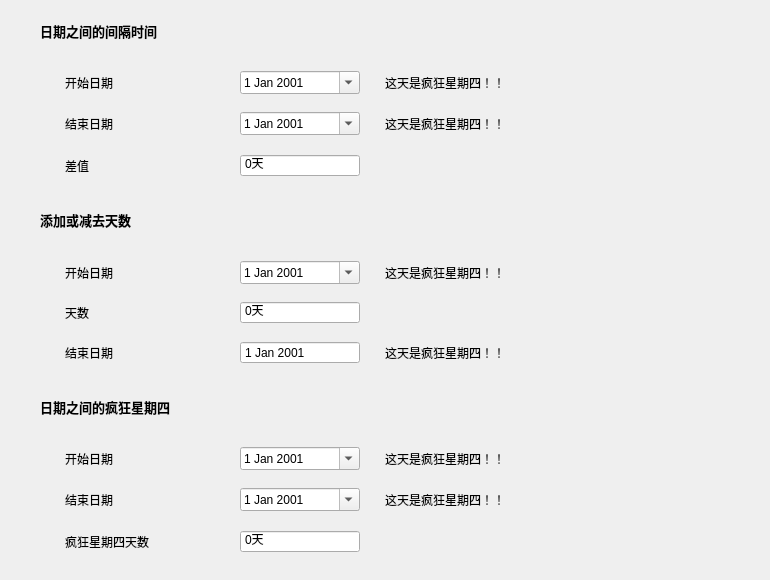
          <widget class="QWidget" name="tab_calculte_scrollAreaWidgetContents">
           <property name="geometry">
            <rect>
             <x>0</x>
             <y>-29</y>
             <width>770</width>
             <height>580</height>
            </rect>
           </property>
           <layout class="QVBoxLayout" name="verticalLayout">
            <property name="leftMargin">
             <number>40</number>
            </property>
            <item>
             <layout class="QVBoxLayout" name="date_delta_verticalLayout">
              <property name="spacing">
               <number>5</number>
              </property>
              <item>
               <widget class="QLabel" name="date_delta_title_label">
                <property name="minimumSize">
                 <size>
                  <width>0</width>
                  <height>35</height>
                 </size>
                </property>
                <property name="maximumSize">
                 <size>
                  <width>16777215</width>
                  <height>50</height>
                 </size>
                </property>
                <property name="font">
                 <font>
                  <pointsize>10</pointsize>
                  <weight>75</weight>
                  <bold>true</bold>
                 </font>
                </property>
                <property name="text">
                 <string>日期之间的间隔时间</string>
                </property>
               </widget>
              </item>
              <item>
               <layout class="QHBoxLayout" name="date_delta_beginning_horizontalLayout">
                <property name="spacing">
                 <number>25</number>
                </property>
                <property name="leftMargin">
                 <number>25</number>
                </property>
                <property name="topMargin">
                 <number>10</number>
                </property>
                <item>
                 <widget class="QLabel" name="date_delta_beginning_label">
                  <property name="minimumSize">
                   <size>
                    <width>150</width>
                    <height>35</height>
                   </size>
                  </property>
                  <property name="maximumSize">
                   <size>
                    <width>150</width>
                    <height>16777215</height>
                   </size>
                  </property>
                  <property name="text">
                   <string>开始日期</string>
                  </property>
                 </widget>
                </item>
                <item>
                 <widget class="QDateEdit" name="date_delta_beginning_setter">
                  <property name="minimumSize">
                   <size>
                    <width>120</width>
                    <height>0</height>
                   </size>
                  </property>
                  <property name="calendarPopup">
                   <bool>true</bool>
                  </property>
                  <property name="timeSpec">
                   <enum>Qt::LocalTime</enum>
                  </property>
                  <property name="date">
                   <date>
                    <year>2001</year>
                    <month>1</month>
                    <day>1</day>
                   </date>
                  </property>
                 </widget>
                </item>
                <item>
                 <widget class="QLabel" name="date_delta_beginning_crazyDay_label">
                  <property name="text">
                   <string>这天是疯狂星期四！！</string>
                  </property>
                 </widget>
                </item>
                <item>
                 <spacer name="date_delta_beginning_horizontalSpacer">
                  <property name="orientation">
                   <enum>Qt::Horizontal</enum>
                  </property>
                  <property name="sizeHint" stdset="0">
                   <size>
                    <width>40</width>
                    <height>20</height>
                   </size>
                  </property>
                 </spacer>
                </item>
               </layout>
              </item>
              <item>
               <layout class="QHBoxLayout" name="date_delta_ending_horizontalLayout">
                <property name="spacing">
                 <number>25</number>
                </property>
                <property name="leftMargin">
                 <number>25</number>
                </property>
                <item>
                 <widget class="QLabel" name="date_delta_ending_label">
                  <property name="minimumSize">
                   <size>
                    <width>150</width>
                    <height>35</height>
                   </size>
                  </property>
                  <property name="maximumSize">
                   <size>
                    <width>150</width>
                    <height>16777215</height>
                   </size>
                  </property>
                  <property name="text">
                   <string>结束日期</string>
                  </property>
                 </widget>
                </item>
                <item>
                 <widget class="QDateEdit" name="date_delta_ending_setter">
                  <property name="minimumSize">
                   <size>
                    <width>120</width>
                    <height>0</height>
                   </size>
                  </property>
                  <property name="maximumSize">
                   <size>
                    <width>120</width>
                    <height>16777215</height>
                   </size>
                  </property>
                  <property name="wrapping">
                   <bool>true</bool>
                  </property>
                  <property name="accelerated">
                   <bool>false</bool>
                  </property>
                  <property name="calendarPopup">
                   <bool>true</bool>
                  </property>
                  <property name="date">
                   <date>
                    <year>2001</year>
                    <month>1</month>
                    <day>1</day>
                   </date>
                  </property>
                 </widget>
                </item>
                <item>
                 <widget class="QLabel" name="date_delta_ending_crazyDay_label">
                  <property name="text">
                   <string>这天是疯狂星期四！！</string>
                  </property>
                 </widget>
                </item>
                <item>
                 <spacer name="date_delta_ending_horizontalSpacer">
                  <property name="orientation">
                   <enum>Qt::Horizontal</enum>
                  </property>
                  <property name="sizeHint" stdset="0">
                   <size>
                    <width>40</width>
                    <height>20</height>
                   </size>
                  </property>
                 </spacer>
                </item>
               </layout>
              </item>
              <item>
               <layout class="QHBoxLayout" name="date_delta_result_horizontalLayout">
                <property name="spacing">
                 <number>25</number>
                </property>
                <property name="leftMargin">
                 <number>25</number>
                </property>
                <property name="bottomMargin">
                 <number>10</number>
                </property>
                <item>
                 <widget class="QLabel" name="date_delta_result_label">
                  <property name="minimumSize">
                   <size>
                    <width>150</width>
                    <height>35</height>
                   </size>
                  </property>
                  <property name="maximumSize">
                   <size>
                    <width>150</width>
                    <height>16777215</height>
                   </size>
                  </property>
                  <property name="text">
                   <string>差值</string>
                  </property>
                 </widget>
                </item>
                <item>
                 <widget class="QSpinBox" name="date_delta_result_shower">
                  <property name="minimumSize">
                   <size>
                    <width>120</width>
                    <height>0</height>
                   </size>
                  </property>
                  <property name="frame">
                   <bool>true</bool>
                  </property>
                  <property name="alignment">
                   <set>Qt::AlignLeading|Qt::AlignLeft|Qt::AlignVCenter</set>
                  </property>
                  <property name="readOnly">
                   <bool>true</bool>
                  </property>
                  <property name="buttonSymbols">
                   <enum>QAbstractSpinBox::NoButtons</enum>
                  </property>
                  <property name="correctionMode">
                   <enum>QAbstractSpinBox::CorrectToPreviousValue</enum>
                  </property>
                  <property name="keyboardTracking">
                   <bool>true</bool>
                  </property>
                  <property name="suffix">
                   <string>天</string>
                  </property>
                  <property name="maximum">
                   <number>999999999</number>
                  </property>
                  <property name="value">
                   <number>0</number>
                  </property>
                 </widget>
                </item>
                <item>
                 <spacer name="date_delta_result_horizontalSpacer">
                  <property name="orientation">
                   <enum>Qt::Horizontal</enum>
                  </property>
                  <property name="sizeHint" stdset="0">
                   <size>
                    <width>40</width>
                    <height>20</height>
                   </size>
                  </property>
                 </spacer>
                </item>
               </layout>
              </item>
             </layout>
            </item>
            <item>
             <layout class="QVBoxLayout" name="date_add_sub_verticalLayout">
              <property name="spacing">
               <number>5</number>
              </property>
              <item>
               <widget class="QLabel" name="date_add_sub_title_label">
                <property name="minimumSize">
                 <size>
                  <width>0</width>
                  <height>35</height>
                 </size>
                </property>
                <property name="maximumSize">
                 <size>
                  <width>16777215</width>
                  <height>50</height>
                 </size>
                </property>
                <property name="font">
                 <font>
                  <pointsize>10</pointsize>
                  <weight>75</weight>
                  <bold>true</bold>
                 </font>
                </property>
                <property name="text">
                 <string>添加或减去天数</string>
                </property>
               </widget>
              </item>
              <item>
               <layout class="QHBoxLayout" name="date_add_sub_begining_horizontalLayout">
                <property name="spacing">
                 <number>25</number>
                </property>
                <property name="leftMargin">
                 <number>25</number>
                </property>
                <property name="topMargin">
                 <number>10</number>
                </property>
                <item>
                 <widget class="QLabel" name="date_add_sub_begining_label">
                  <property name="minimumSize">
                   <size>
                    <width>150</width>
                    <height>35</height>
                   </size>
                  </property>
                  <property name="maximumSize">
                   <size>
                    <width>150</width>
                    <height>16777215</height>
                   </size>
                  </property>
                  <property name="text">
                   <string>开始日期</string>
                  </property>
                 </widget>
                </item>
                <item>
                 <widget class="QDateEdit" name="date_add_sub_begining_setter">
                  <property name="minimumSize">
                   <size>
                    <width>120</width>
                    <height>0</height>
                   </size>
                  </property>
                  <property name="calendarPopup">
                   <bool>true</bool>
                  </property>
                  <property name="timeSpec">
                   <enum>Qt::LocalTime</enum>
                  </property>
                  <property name="date">
                   <date>
                    <year>2001</year>
                    <month>1</month>
                    <day>1</day>
                   </date>
                  </property>
                 </widget>
                </item>
                <item>
                 <widget class="QLabel" name="date_add_sub_begining_crazyDay_label">
                  <property name="text">
                   <string>这天是疯狂星期四！！</string>
                  </property>
                 </widget>
                </item>
                <item>
                 <spacer name="date_add_sub_begining_horizontalSpacer">
                  <property name="orientation">
                   <enum>Qt::Horizontal</enum>
                  </property>
                  <property name="sizeHint" stdset="0">
                   <size>
                    <width>40</width>
                    <height>20</height>
                   </size>
                  </property>
                 </spacer>
                </item>
               </layout>
              </item>
              <item>
               <layout class="QHBoxLayout" name="date_add_sub_delta_day_horizontalLayout">
                <property name="spacing">
                 <number>25</number>
                </property>
                <property name="leftMargin">
                 <number>25</number>
                </property>
                <property name="bottomMargin">
                 <number>0</number>
                </property>
                <item>
                 <widget class="QLabel" name="date_add_sub_delta_day_label">
                  <property name="minimumSize">
                   <size>
                    <width>150</width>
                    <height>35</height>
                   </size>
                  </property>
                  <property name="maximumSize">
                   <size>
                    <width>150</width>
                    <height>16777215</height>
                   </size>
                  </property>
                  <property name="text">
                   <string>天数</string>
                  </property>
                 </widget>
                </item>
                <item>
                 <widget class="QSpinBox" name="date_add_sub_delta_day_setter">
                  <property name="sizePolicy">
                   <sizepolicy hsizetype="Preferred" vsizetype="Fixed">
                    <horstretch>0</horstretch>
                    <verstretch>0</verstretch>
                   </sizepolicy>
                  </property>
                  <property name="minimumSize">
                   <size>
                    <width>120</width>
                    <height>0</height>
                   </size>
                  </property>
                  <property name="frame">
                   <bool>true</bool>
                  </property>
                  <property name="alignment">
                   <set>Qt::AlignLeading|Qt::AlignLeft|Qt::AlignVCenter</set>
                  </property>
                  <property name="buttonSymbols">
                   <enum>QAbstractSpinBox::NoButtons</enum>
                  </property>
                  <property name="correctionMode">
                   <enum>QAbstractSpinBox::CorrectToPreviousValue</enum>
                  </property>
                  <property name="keyboardTracking">
                   <bool>true</bool>
                  </property>
                  <property name="suffix">
                   <string>天</string>
                  </property>
                  <property name="minimum">
                   <number>-999999999</number>
                  </property>
                  <property name="maximum">
                   <number>999999999</number>
                  </property>
                  <property name="value">
                   <number>0</number>
                  </property>
                 </widget>
                </item>
                <item>
                 <spacer name="date_add_sub_delta_day_horizontalSpacer">
                  <property name="orientation">
                   <enum>Qt::Horizontal</enum>
                  </property>
                  <property name="sizeHint" stdset="0">
                   <size>
                    <width>40</width>
                    <height>20</height>
                   </size>
                  </property>
                 </spacer>
                </item>
               </layout>
              </item>
              <item>
               <layout class="QHBoxLayout" name="date_add_sub_ending_horizontalLayout">
                <property name="spacing">
                 <number>25</number>
                </property>
                <property name="leftMargin">
                 <number>25</number>
                </property>
                <property name="bottomMargin">
                 <number>11</number>
                </property>
                <item>
                 <widget class="QLabel" name="date_add_sub_ending_label">
                  <property name="minimumSize">
                   <size>
                    <width>150</width>
                    <height>35</height>
                   </size>
                  </property>
                  <property name="maximumSize">
                   <size>
                    <width>150</width>
                    <height>16777215</height>
                   </size>
                  </property>
                  <property name="text">
                   <string>结束日期</string>
                  </property>
                 </widget>
                </item>
                <item>
                 <widget class="QDateEdit" name="date_add_sub_ending_shower">
                  <property name="minimumSize">
                   <size>
                    <width>120</width>
                    <height>0</height>
                   </size>
                  </property>
                  <property name="wrapping">
                   <bool>true</bool>
                  </property>
                  <property name="readOnly">
                   <bool>true</bool>
                  </property>
                  <property name="buttonSymbols">
                   <enum>QAbstractSpinBox::NoButtons</enum>
                  </property>
                  <property name="accelerated">
                   <bool>false</bool>
                  </property>
                  <property name="calendarPopup">
                   <bool>false</bool>
                  </property>
                  <property name="date">
                   <date>
                    <year>2001</year>
                    <month>1</month>
                    <day>1</day>
                   </date>
                  </property>
                 </widget>
                </item>
                <item>
                 <widget class="QLabel" name="date_add_sub_ending_crazyDay_label">
                  <property name="text">
                   <string>这天是疯狂星期四！！</string>
                  </property>
                 </widget>
                </item>
                <item>
                 <spacer name="date_add_sub_ending_horizontalSpacer">
                  <property name="orientation">
                   <enum>Qt::Horizontal</enum>
                  </property>
                  <property name="sizeHint" stdset="0">
                   <size>
                    <width>40</width>
                    <height>20</height>
                   </size>
                  </property>
                 </spacer>
                </item>
               </layout>
              </item>
             </layout>
            </item>
            <item>
             <layout class="QVBoxLayout" name="crazyDay_verticalLayout">
              <property name="spacing">
               <number>5</number>
              </property>
              <item>
               <widget class="QLabel" name="crazyDay_title_label">
                <property name="minimumSize">
                 <size>
                  <width>0</width>
                  <height>35</height>
                 </size>
                </property>
                <property name="maximumSize">
                 <size>
                  <width>16777215</width>
                  <height>50</height>
                 </size>
                </property>
                <property name="font">
                 <font>
                  <pointsize>10</pointsize>
                  <weight>75</weight>
                  <bold>true</bold>
                 </font>
                </property>
                <property name="text">
                 <string>日期之间的疯狂星期四</string>
                </property>
               </widget>
              </item>
              <item>
               <layout class="QHBoxLayout" name="crazyDay_beginning_horizontalLayout">
                <property name="spacing">
                 <number>25</number>
                </property>
                <property name="leftMargin">
                 <number>25</number>
                </property>
                <property name="topMargin">
                 <number>10</number>
                </property>
                <item>
                 <widget class="QLabel" name="crazyDay_beginning_label">
                  <property name="minimumSize">
                   <size>
                    <width>150</width>
                    <height>35</height>
                   </size>
                  </property>
                  <property name="maximumSize">
                   <size>
                    <width>150</width>
                    <height>16777215</height>
                   </size>
                  </property>
                  <property name="text">
                   <string>开始日期</string>
                  </property>
                 </widget>
                </item>
                <item>
                 <widget class="QDateEdit" name="crazyDay_beginning_setter">
                  <property name="minimumSize">
                   <size>
                    <width>120</width>
                    <height>0</height>
                   </size>
                  </property>
                  <property name="calendarPopup">
                   <bool>true</bool>
                  </property>
                  <property name="timeSpec">
                   <enum>Qt::LocalTime</enum>
                  </property>
                  <property name="date">
                   <date>
                    <year>2001</year>
                    <month>1</month>
                    <day>1</day>
                   </date>
                  </property>
                 </widget>
                </item>
                <item>
                 <widget class="QLabel" name="crazyDay_beginning_crazyDay_label">
                  <property name="text">
                   <string>这天是疯狂星期四！！</string>
                  </property>
                 </widget>
                </item>
                <item>
                 <spacer name="crazyDay_beginning_horizontalSpacer">
                  <property name="orientation">
                   <enum>Qt::Horizontal</enum>
                  </property>
                  <property name="sizeHint" stdset="0">
                   <size>
                    <width>40</width>
                    <height>20</height>
                   </size>
                  </property>
                 </spacer>
                </item>
               </layout>
              </item>
              <item>
               <layout class="QHBoxLayout" name="crazyDay_ending_horizontalLayout">
                <property name="spacing">
                 <number>25</number>
                </property>
                <property name="leftMargin">
                 <number>25</number>
                </property>
                <item>
                 <widget class="QLabel" name="crazyDay_ending_label">
                  <property name="minimumSize">
                   <size>
                    <width>150</width>
                    <height>35</height>
                   </size>
                  </property>
                  <property name="maximumSize">
                   <size>
                    <width>150</width>
                    <height>16777215</height>
                   </size>
                  </property>
                  <property name="text">
                   <string>结束日期</string>
                  </property>
                 </widget>
                </item>
                <item>
                 <widget class="QDateEdit" name="crazyDay_ending_setter">
                  <property name="minimumSize">
                   <size>
                    <width>120</width>
                    <height>0</height>
                   </size>
                  </property>
                  <property name="maximumSize">
                   <size>
                    <width>120</width>
                    <height>16777215</height>
                   </size>
                  </property>
                  <property name="wrapping">
                   <bool>true</bool>
                  </property>
                  <property name="accelerated">
                   <bool>false</bool>
                  </property>
                  <property name="calendarPopup">
                   <bool>true</bool>
                  </property>
                  <property name="date">
                   <date>
                    <year>2001</year>
                    <month>1</month>
                    <day>1</day>
                   </date>
                  </property>
                 </widget>
                </item>
                <item>
                 <widget class="QLabel" name="crazyDay_ending_crazyDay_label">
                  <property name="text">
                   <string>这天是疯狂星期四！！</string>
                  </property>
                 </widget>
                </item>
                <item>
                 <spacer name="crazyDay_ending_horizontalSpacer">
                  <property name="orientation">
                   <enum>Qt::Horizontal</enum>
                  </property>
                  <property name="sizeHint" stdset="0">
                   <size>
                    <width>40</width>
                    <height>20</height>
                   </size>
                  </property>
                 </spacer>
                </item>
               </layout>
              </item>
              <item>
               <layout class="QHBoxLayout" name="crazyDay_result_horizontalLayout">
                <property name="spacing">
                 <number>25</number>
                </property>
                <property name="leftMargin">
                 <number>25</number>
                </property>
                <property name="bottomMargin">
                 <number>10</number>
                </property>
                <item>
                 <widget class="QLabel" name="crazyDay_result_label">
                  <property name="minimumSize">
                   <size>
                    <width>150</width>
                    <height>35</height>
                   </size>
                  </property>
                  <property name="maximumSize">
                   <size>
                    <width>150</width>
                    <height>16777215</height>
                   </size>
                  </property>
                  <property name="text">
                   <string>疯狂星期四天数</string>
                  </property>
                 </widget>
                </item>
                <item>
                 <widget class="QSpinBox" name="crazyDay_result_shower">
                  <property name="minimumSize">
                   <size>
                    <width>120</width>
                    <height>0</height>
                   </size>
                  </property>
                  <property name="frame">
                   <bool>true</bool>
                  </property>
                  <property name="alignment">
                   <set>Qt::AlignLeading|Qt::AlignLeft|Qt::AlignVCenter</set>
                  </property>
                  <property name="readOnly">
                   <bool>true</bool>
                  </property>
                  <property name="buttonSymbols">
                   <enum>QAbstractSpinBox::NoButtons</enum>
                  </property>
                  <property name="correctionMode">
                   <enum>QAbstractSpinBox::CorrectToPreviousValue</enum>
                  </property>
                  <property name="keyboardTracking">
                   <bool>true</bool>
                  </property>
                  <property name="suffix">
                   <string>天</string>
                  </property>
                  <property name="maximum">
                   <number>999999999</number>
                  </property>
                  <property name="value">
                   <number>0</number>
                  </property>
                 </widget>
                </item>
                <item>
                 <spacer name="crazyDay_result_horizontalSpacer">
                  <property name="orientation">
                   <enum>Qt::Horizontal</enum>
                  </property>
                  <property name="sizeHint" stdset="0">
                   <size>
                    <width>40</width>
                    <height>20</height>
                   </size>
                  </property>
                 </spacer>
                </item>
               </layout>
              </item>
             </layout>
            </item>
           </layout>
          </widget>
